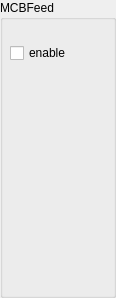
<?xml version="1.0" encoding="UTF-8"?>
<ui version="4.0">
 <class>MCBFeedBox</class>
 <widget class="QGroupBox" name="MCBFeedBox">
  <property name="geometry">
   <rect>
    <x>0</x>
    <y>0</y>
    <width>116</width>
    <height>298</height>
   </rect>
  </property>
  <property name="sizePolicy">
   <sizepolicy hsizetype="Minimum" vsizetype="Preferred">
    <horstretch>0</horstretch>
    <verstretch>0</verstretch>
   </sizepolicy>
  </property>
  <property name="minimumSize">
   <size>
    <width>116</width>
    <height>0</height>
   </size>
  </property>
  <property name="windowTitle">
   <string>GroupBox</string>
  </property>
  <property name="title">
   <string>MCBFeed</string>
  </property>
  <widget class="QCheckBox" name="enable">
   <property name="geometry">
    <rect>
     <x>10</x>
     <y>40</y>
     <width>93</width>
     <height>26</height>
    </rect>
   </property>
   <property name="text">
    <string>enable</string>
   </property>
  </widget>
 </widget>
 <resources/>
 <connections/>
</ui>
